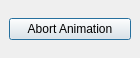
<ui version="4.0" >
 <author></author>
 <comment></comment>
 <exportmacro></exportmacro>
 <class>AbortAnimation</class>
 <widget class="QDialog" name="AbortAnimation" >
  <property name="geometry" >
   <rect>
    <x>0</x>
    <y>0</y>
    <width>140</width>
    <height>58</height>
   </rect>
  </property>
  <property name="windowTitle" >
   <string>Dialog</string>
  </property>
  <layout class="QGridLayout" >
   <property name="margin" >
    <number>9</number>
   </property>
   <property name="spacing" >
    <number>6</number>
   </property>
   <item row="0" column="0" >
    <layout class="QHBoxLayout" >
     <property name="margin" >
      <number>0</number>
     </property>
     <property name="spacing" >
      <number>6</number>
     </property>
     <item>
      <widget class="QPushButton" name="abortAnimationButton" >
       <property name="toolTip" >
        <string>Abort Saving Animation</string>
       </property>
       <property name="statusTip" >
        <string>Interrupts the saving of animation and aborts it.</string>
       </property>
       <property name="toolTip" >
        <string>Interrupts the saving of animation and aborts it.</string>
       </property>
       <property name="text" >
        <string>Abort Animation</string>
       </property>
      </widget>
     </item>
    </layout>
   </item>
  </layout>
 </widget>
 <pixmapfunction></pixmapfunction>
 <resources/>
 <connections>
  <connection>
   <sender>abortAnimationButton</sender>
   <signal>clicked()</signal>
   <receiver>AbortAnimation</receiver>
   <slot>accept()</slot>
   <hints>
    <hint type="sourcelabel" >
     <x>278</x>
     <y>253</y>
    </hint>
    <hint type="destinationlabel" >
     <x>96</x>
     <y>254</y>
    </hint>
   </hints>
  </connection>
 </connections>
</ui>
